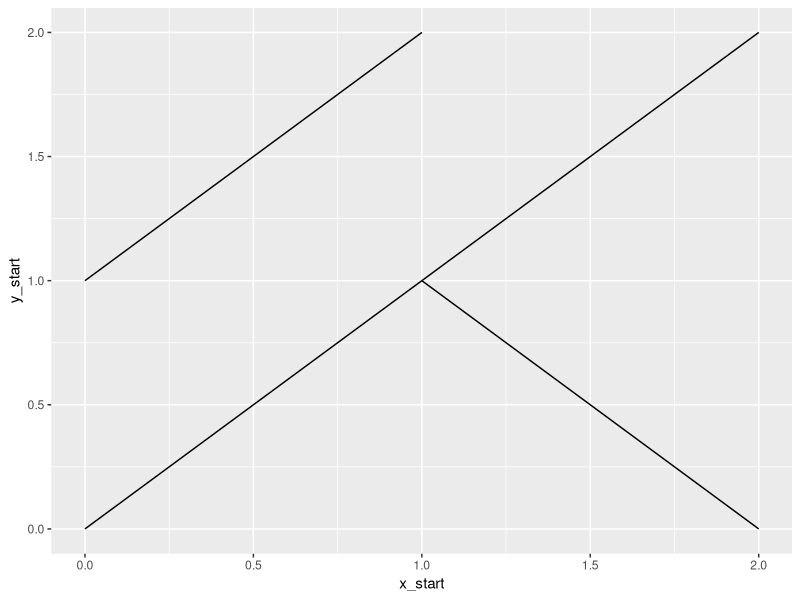
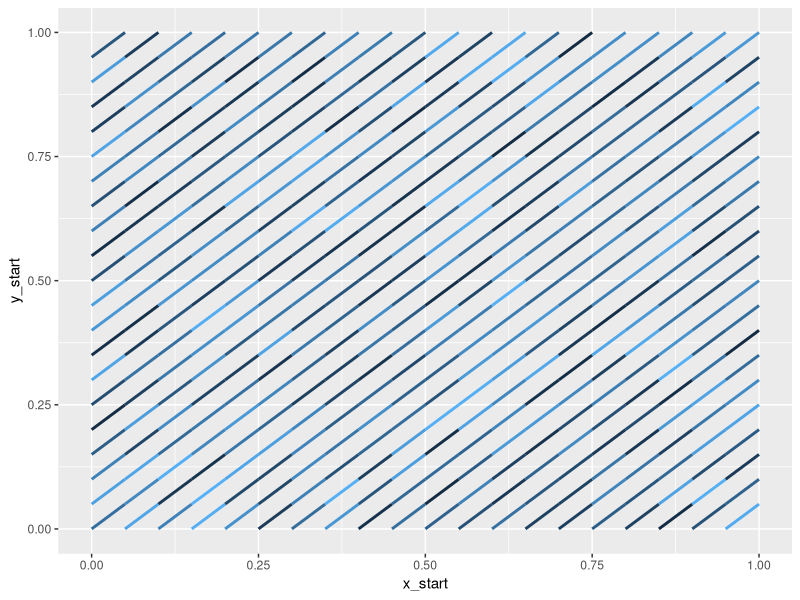
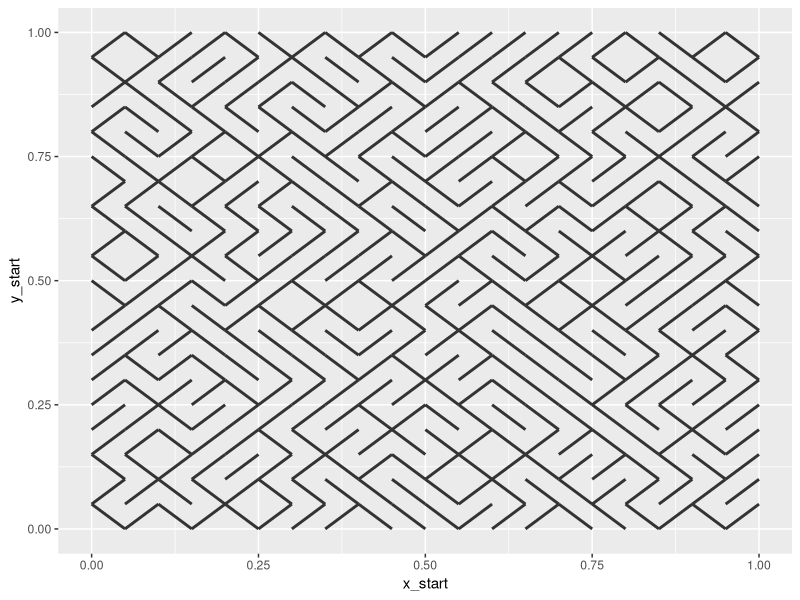
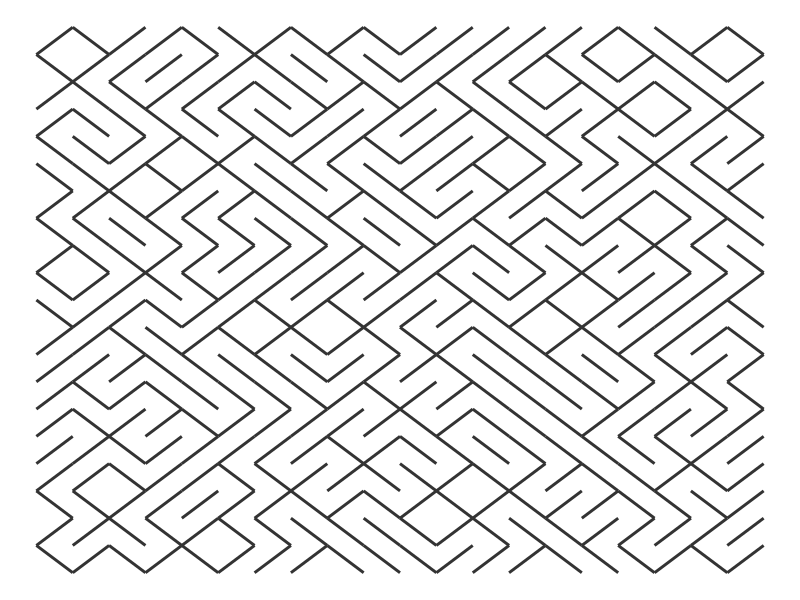
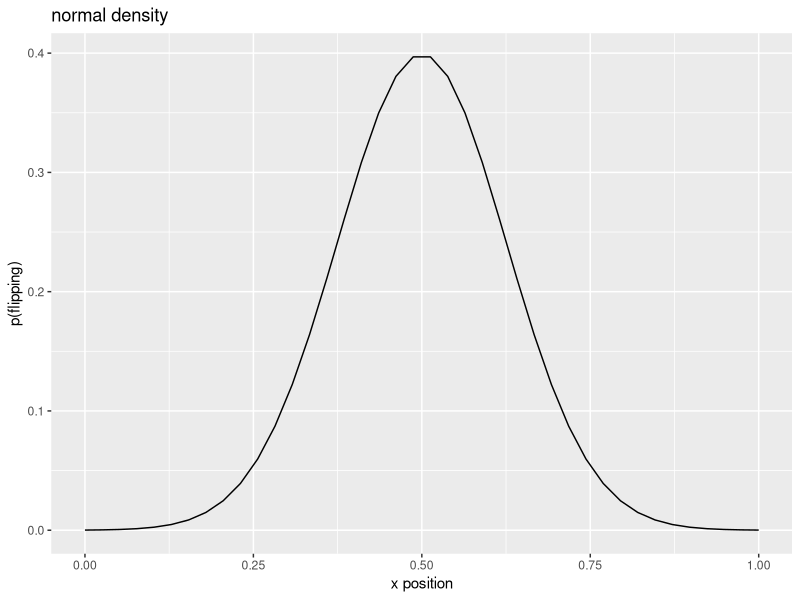
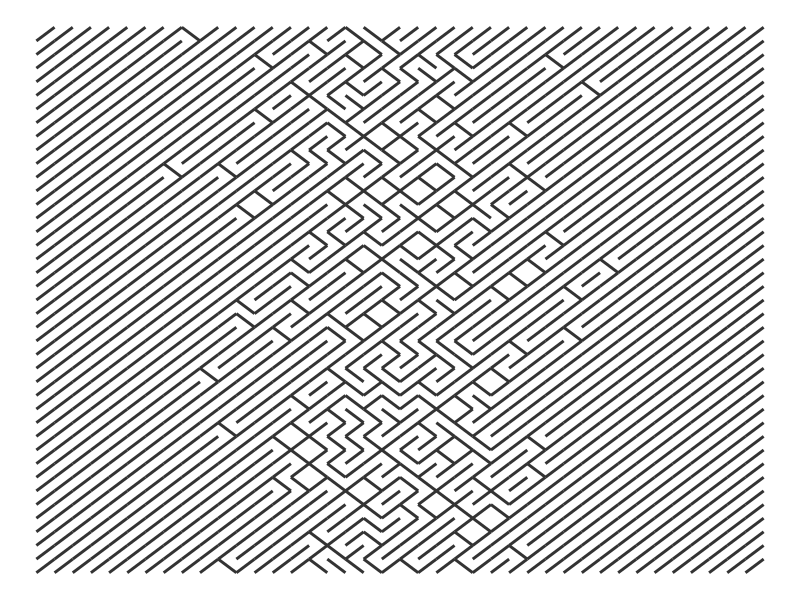
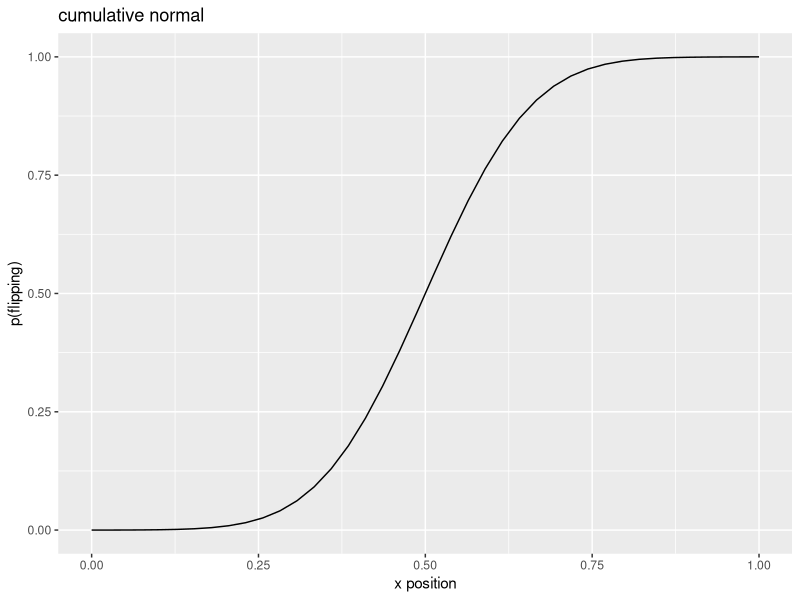
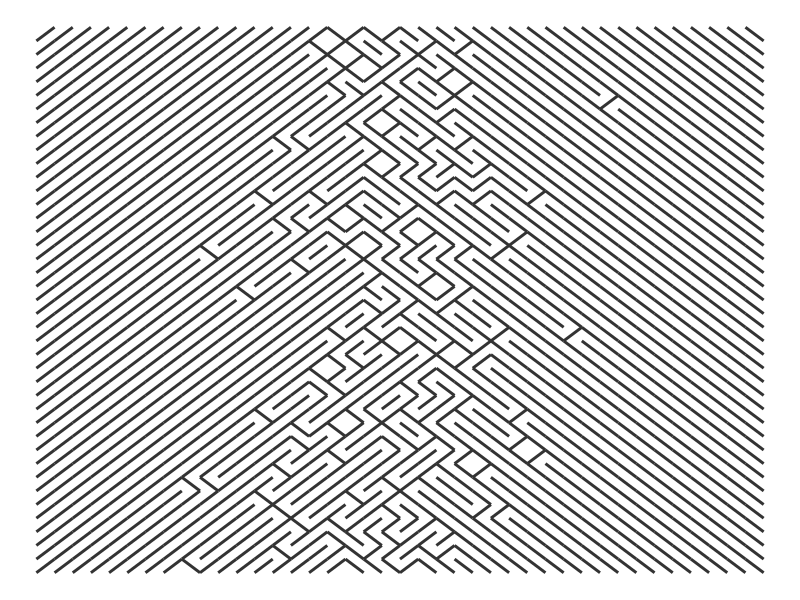

Generate these figures, in order, with R:
## ---- chunk 1
knitr::opts_chunk$set(fig.asp = 1)
## ---- chunk 2
sample_n_slashes <- function(n) {
  sample(c("/", "\\"), size = n, replace = TRUE)
}

withr::with_options(
  list(width = 40), 
  cat(sample_n_slashes(800), sep = "", fill = TRUE)
)
## ---- chunk 3
library(ggplot2)
library(dplyr)

data <- tibble::tribble(
  ~row, ~col, ~x_start, ~x_end, ~y_start, ~y_end,
     1,    1,        0,      1,        0,      1,
     1,    2,        1,      2,        1,      0, # flipped
     2,    1,        0,      1,        1,      2,
     2,    2,        1,      2,        1,      2)
  
ggplot(data) + 
  aes(x = x_start, xend = x_end, y = y_start, yend = y_end) +
  geom_segment()
## ---- chunk 4
# We want a 20 by 20 grid
rows <- 20
cols <- 20

x_points <- seq(0, 1, length.out = cols + 1)
x_starts <- head(x_points, -1)
x_ends <- tail(x_points, -1)

y_points <- seq(0, 1, length.out = rows + 1)
y_starts <- head(y_points, -1)
y_ends <- tail(y_points, -1)
## ---- chunk 5
grid <- tidyr::crossing(
  # columns
  data_frame(x_start = x_starts, x_end = x_ends),
  # rows
  data_frame(y_start = y_starts, y_end = y_ends)) %>%
  # So values move left to right, bottom to top
  arrange(y_start, y_end)

# 400 rows because 20 rows x 20 columns
grid
## ---- chunk 6
ggplot(grid) +
  aes(
    x = x_start, y = y_start, 
    xend = x_end, yend = y_end, 
    color = runif(400)) +
  geom_segment(size = 1) + 
  guides(color = FALSE)
## ---- chunk 7
p_flip <- .5

grid <- grid %>%
  arrange(y_start, y_end) %>% 
  mutate(
    p_flip = p_flip,
    flip = runif(length(y_end)) <= p_flip,
    y_temp1 = y_start,
    y_temp2 = y_end,
    y_start = ifelse(flip, y_temp2, y_temp1),
    y_end = ifelse(flip, y_temp1, y_temp2)) %>%
  select(x_start:y_end, p_flip)

ggplot(grid) +
  aes(x = x_start, y = y_start, xend = x_end, yend = y_end) +
  geom_segment(size = 1, color = "grey20") 

last_plot() + theme_void()
## ---- chunk 8
make_10_print_data <- function(rows = 20, cols = 20, p_flip = .5) {
  x_points <- seq(0, 1, length.out = cols + 1)
  x_starts <- head(x_points, -1)
  x_ends <- tail(x_points, -1)
  
  y_points <- seq(0, 1, length.out = rows + 1)
  y_starts <- head(y_points, -1)
  y_ends <- tail(y_points, -1)

  grid <- tidyr::crossing(
    data.frame(x_start = x_starts, x_end = x_ends),
    data.frame(y_start = y_starts, y_end = y_ends))

  grid %>%
    arrange(y_start, y_end) %>% 
    mutate(
      p_flip = p_flip,
      flip = runif(length(y_end)) <= p_flip,
      y_temp1 = y_start,
      y_temp2 = y_end,
      y_start = ifelse(flip, y_temp2, y_temp1),
      y_end = ifelse(flip, y_temp1, y_temp2)) %>%
    select(x_start:y_end, p_flip)
}

draw_10_print <- function(rows = 20, cols = 20, p_flip = .5) {
  grid <- make_10_print_data(rows = rows, cols = cols, p_flip = p_flip)

  ggplot(grid) +
    aes(x = x_start, y = y_start, xend = x_end, yend = y_end) +
    geom_segment(size = 1, color = "grey20") 
}
## ---- chunk 9
xs <- seq(0, 1, length.out = 40)
p_flip <- dnorm(seq(-4, 4, length.out = 40))

ggplot(data.frame(x = xs, y = p_flip)) + 
  aes(x, y) + 
  geom_line() + 
  labs(
    x = "x position", 
    y = "p(flipping)",
    title = "normal density")

# We repeat p_flip for each row of the grid
draw_10_print(rows = 40, cols = 40, p_flip = rep(p_flip, 40)) + 
  theme_void()
## ---- chunk 10
xs <- seq(0, 1, length.out = 40)
p_flip <- pnorm(seq(-4, 4, length.out = 40))

ggplot(data.frame(x = xs, y = p_flip)) + 
  aes(x, y) + 
  geom_line() + 
  labs(
    x = "x position", 
    y = "p(flipping)", 
    title = "cumulative normal")

draw_10_print(rows = 40, cols = 40, p_flip = rep(p_flip, 40)) + 
  theme_void()
## ---- chunk 11
xs <- seq(0, 1, length.out = 40)
p_flip <- dcauchy(seq(-4, 4, length.out = 40))

ggplot(data.frame(x = xs, y = p_flip)) + 
  aes(x, y) + 
  geom_line() + 
  labs(
    x = "x position", 
    y = "p(flipping)",
    title = "Cauchy density")

draw_10_print(rows = 40, cols = 40, p_flip = rep(p_flip, 40)) + 
  theme_void()
## ---- chunk 12
# Use flipped exponential densities as probabilities
p_flip <- c(dexp(seq(0, 4, length.out = 20)),
            dexp(seq(4, 0, length.out = 20)))

ggplot(data.frame(x = xs, y = p_flip)) + 
  aes(x, y) + 
  geom_line() + 
  labs(
    x = "x position", 
    y = "p(flipping)", 
    title = "exponential + flipped exponential")

draw_10_print(rows = 40, cols = 40, p = rep(p_flip, 40)) +
  theme_void() 
## ---- chunk 13
boost_probs <- function(p_flip, nrows, factor = 1.1) {
  output <- p_flip
  for (i in seq_len(nrows - 1)) {
    p_flip <- p_flip * factor
    output <- c(output, p_flip)
  }
  output
}

draw_10_print(cols = 40, rows = 40, p = boost_probs(runif(40), 40, 1.1)) +
  theme_void()
## ---- chunk 14
char_counts <- janeaustenr::prideprejudice %>% 
  tolower() %>% 
  stringr::str_split("") %>% 
  unlist() %>% 
  table()

letter_counts <- char_counts[letters] %>% as.vector()
p_letter <- letter_counts / sum(letter_counts)

ggplot(data.frame(x = letters, y = p_letter)) + 
  aes(x, y, label = x) + 
  geom_text() +
  labs(
    x = NULL, 
    y = "p(letter)", 
    title = "letter frequencies in Pride and Prejudice")
## ---- chunk 15
draw_10_print(cols = 26, rows = 80, p = rep(p_letter, 80)) +
 theme_void() 
